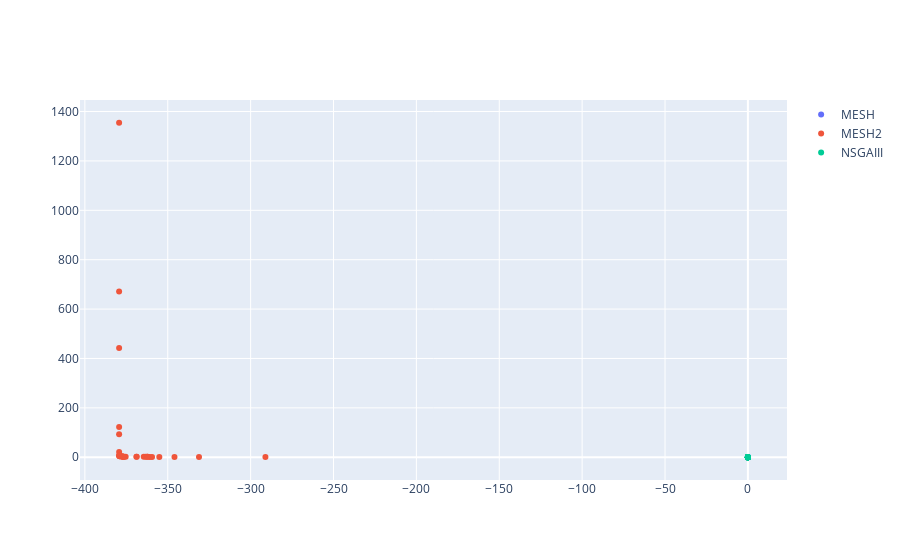

The code cell stored with this chart in its notebook:
### Code cell
fig = go.Figure(data=[go.Scatter(x=results_E1V1D1_RCM43['combined'][1][:,0], 
                                   y=results_E1V1D1_RCM43['combined'][1][:,1], 
                                   mode='markers', name='MESH'),
                      go.Scatter(x=results_E2V2D1_RCM43['combined'][1][:,0], 
                                   y=results_E2V2D1_RCM43['combined'][1][:,1], 
                                   mode='markers', name='MESH2'),
                     go.Scatter(x=results_NSGAIII_RCM43['combined'][1][:,0], 
                                   y=results_NSGAIII_RCM43['combined'][1][:,1], 
                                   mode='markers', name='NSGAIII'),])
fig.show()
